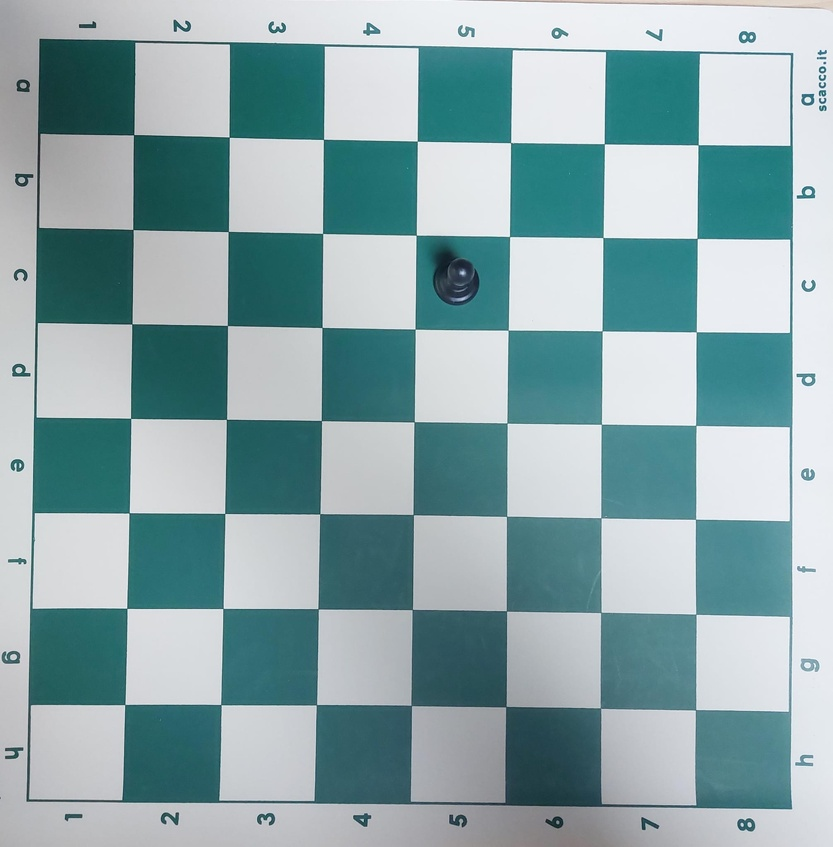
#> input picture test_v.jpg, 833 x 847 px, shrunk from 2012 x 2048 before the run, found by its file name
$ python draw_corners.py
#> lines starting #> are read from the running program, lines starting #| are printed output that depends on the picture
import numpy as np
import cv2
import matplotlib.pyplot as plt

#img_captured = cv2.imread('test_con_pezzi.jpg')
img_captured = cv2.imread('test_v.jpg')
#> img_captured is the input picture: shape (847, 833, 3); mean B, G, R 170.8, 167.4, 140.6
#plt.imshow(img_captured)
#cv2.waitKey(0)

pattern = (7, 7)
ret, corners = cv2.findChessboardCorners(img_captured, pattern,
                                         flags=cv2.CALIB_CB_ADAPTIVE_THRESH +
                                               cv2.CALIB_CB_FAST_CHECK +
                                               cv2.CALIB_CB_NORMALIZE_IMAGE)
#> ret = True; corners = 49 rows, first 8: [133.6, 134.6], [229.2, 137.3], [323.4, 139.4], [417.2, 141.1], [510.6, 142.7], [604.1, 143.9], [698, 145], [132.8, 229.5]

#ret, corners = cv2.findChessboardCornersSB(img_captured, pattern, flags=cv2.CALIB_CB_EXHAUSTIVE)
if ret:
    print(corners)
#> (printed output is left out)
    fnl = cv2.drawChessboardCorners(img_captured, pattern, corners, ret)
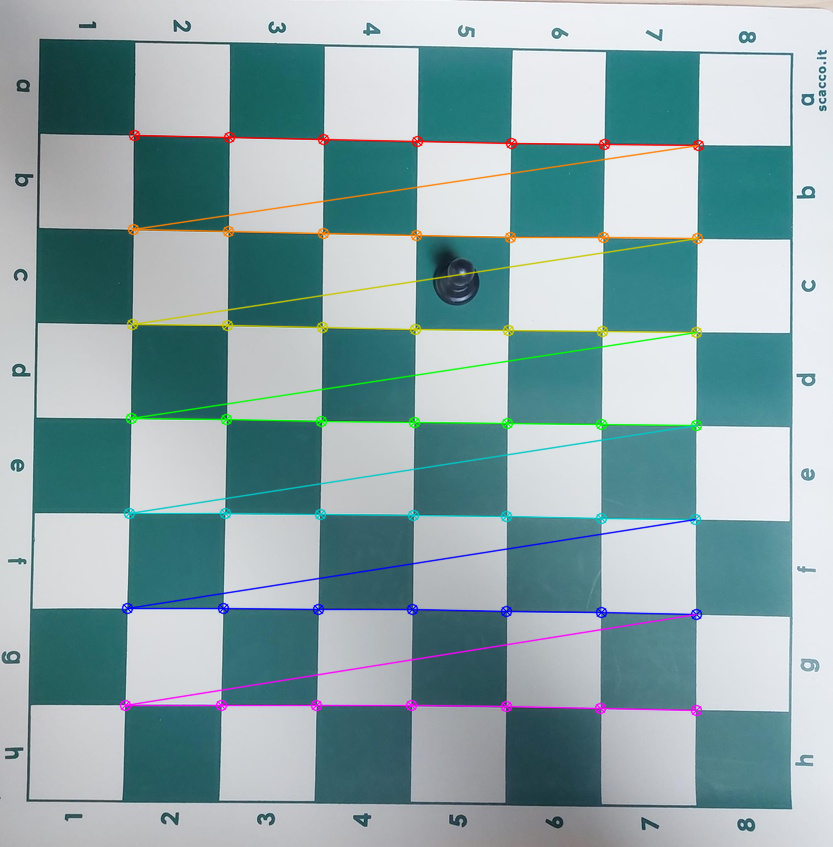
#> fnl: shape (847, 833, 3); mean B, G, R 169.9, 166.7, 140.7
    cv2.imshow("fnl", fnl)
    cv2.waitKey(0)
else:
    print("No Checkerboard Found")
